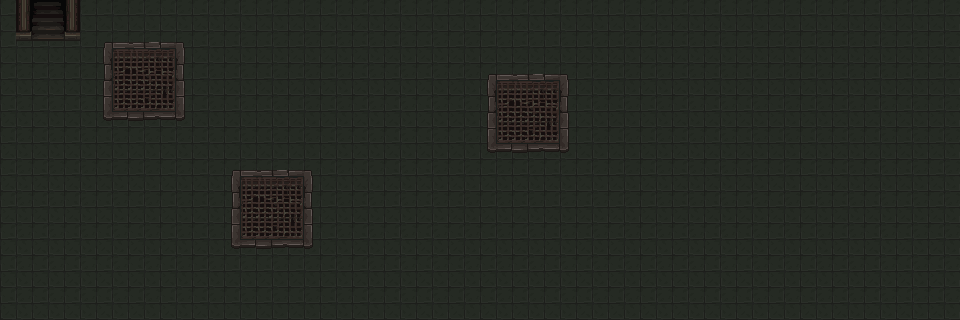

This is a level from a 2D game, rendered from its Tiled map with the project's own tilesets. A one-line summary and the complete map file follow:
An orthogonal 30x10 tile map with 32x32 px tiles, 2 tile layers (Capa de patrones 1, Capa de patrones 2), 7 tilesets and 1 object.

<map version="1.10" tiledversion="1.11.2" orientation="orthogonal" renderorder="right-down" width="30" height="10" tilewidth="32" tileheight="32" infinite="0" nextlayerid="4" nextobjectid="2">
 <tileset firstgid="1" source="mainlevbuild.tsx" />
 <tileset firstgid="641" source="[Base]BaseChip_pipo.tsx" />
 <tileset firstgid="1641" source="candle.tsx" />
 <tileset firstgid="1649" source="decorative.tsx" />
 <tileset firstgid="1713" source="LightShadow_pipo.tsx" />
 <tileset firstgid="1761" source="spike.tsx" />
 <tileset firstgid="1766" source="torch.tsx" />
 <layer id="1" name="Capa de patrones 1" width="30" height="10">
  <data encoding="csv">
254,254,254,254,254,254,254,254,254,254,254,254,254,254,254,254,254,254,254,254,254,254,254,254,254,254,254,254,254,254,
254,254,254,254,254,254,254,254,254,254,254,254,254,254,254,254,254,254,254,254,254,254,254,254,254,254,254,254,254,254,
254,254,254,254,254,254,254,254,254,254,254,254,254,254,254,254,254,254,254,254,254,254,254,254,254,254,254,254,254,254,
254,254,254,254,254,254,254,254,254,254,254,254,254,254,254,254,254,254,254,254,254,254,254,254,254,254,254,254,254,254,
254,254,254,254,254,254,254,254,254,254,254,254,254,254,254,254,254,254,254,254,254,254,254,254,254,254,254,254,254,254,
254,254,254,254,254,254,254,254,254,254,254,254,254,254,254,254,254,254,254,254,254,254,254,254,254,254,254,254,254,254,
254,254,254,254,254,254,254,254,254,254,254,254,254,254,254,254,254,254,254,254,254,254,254,254,254,254,254,254,254,254,
254,254,254,254,254,254,254,254,254,254,254,254,254,254,254,254,254,254,254,254,254,254,254,254,254,254,254,254,254,254,
254,254,254,254,254,254,254,254,254,254,254,254,254,254,254,254,254,254,254,254,254,254,254,254,254,254,254,254,254,254,
254,254,254,254,254,254,254,254,254,254,254,254,254,254,254,254,254,254,254,254,254,254,254,254,254,254,254,254,254,254
</data>
 </layer>
 <layer id="2" name="Capa de patrones 2" width="30" height="10">
  <data encoding="csv">
92,93,94,0,0,0,0,0,0,0,0,0,0,0,0,0,0,0,0,0,0,0,0,0,0,0,0,0,0,0,
124,125,126,208,209,210,0,0,0,0,0,0,0,0,0,0,0,0,0,0,0,0,0,0,0,0,0,0,0,0,
0,0,0,240,241,242,0,0,0,0,0,0,0,0,0,208,209,210,0,0,0,0,0,0,0,0,0,0,0,0,
0,0,0,272,273,274,0,0,0,0,0,0,0,0,0,240,241,242,0,0,0,0,0,0,0,0,0,0,0,0,
0,0,0,0,0,0,0,0,0,0,0,0,0,0,0,272,273,274,0,0,0,0,0,0,0,0,0,0,0,0,
0,0,0,0,0,0,0,208,209,210,0,0,0,0,0,0,0,0,0,0,0,0,0,0,0,0,0,0,0,0,
0,0,0,0,0,0,0,240,241,242,0,0,0,0,0,0,0,0,0,0,0,0,0,0,0,0,0,0,0,0,
0,0,0,0,0,0,0,272,273,274,0,0,0,0,0,0,0,0,0,0,0,0,0,0,0,0,0,0,0,0,
0,0,0,0,0,0,0,0,0,0,0,0,0,0,0,0,0,0,0,0,0,0,0,0,0,0,0,0,0,0,
0,0,0,0,0,0,0,0,0,0,0,0,0,0,0,0,0,0,0,0,0,0,0,0,0,0,0,0,0,0
</data>
 </layer>
 <objectgroup id="3" name="Capa de Objetos 1">
  <object id="1" x="40" y="48">
   <point />
  </object>
 </objectgroup>
</map>
